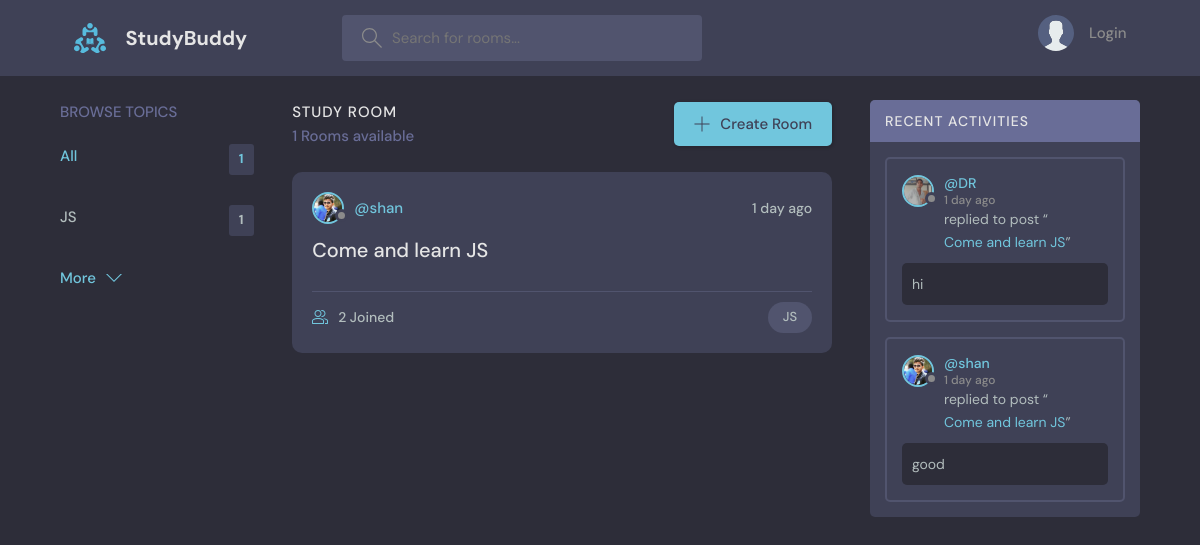
Before: / with the older database file.
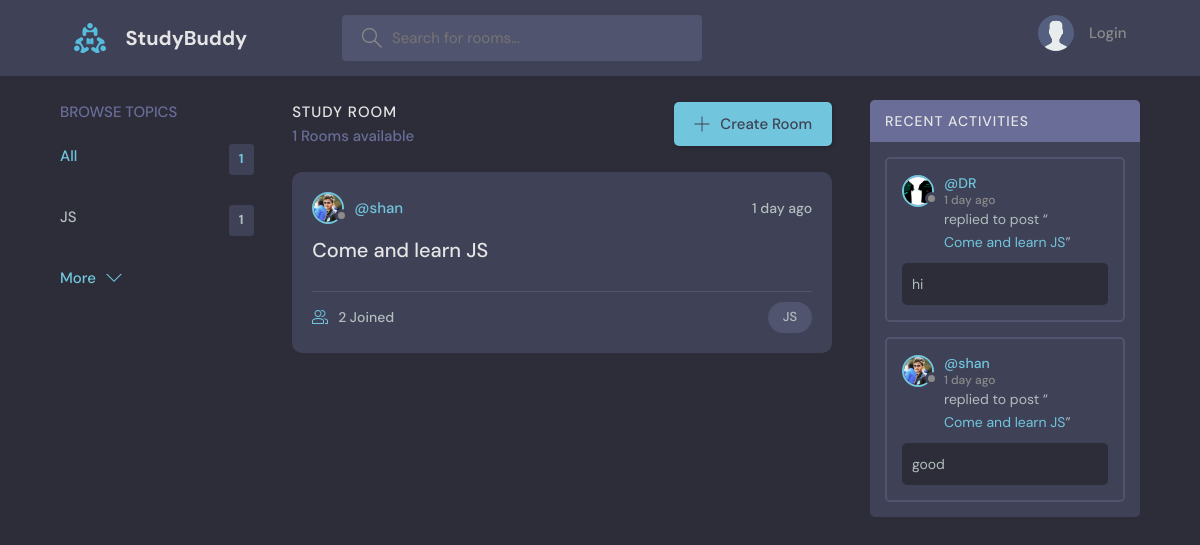
After: the same page with the newer database file.
### test_app/models.py (models this page shows, shortened)
class Message(models.Model):
    user = models.ForeignKey(User, on_delete=models.CASCADE)
    room = models.ForeignKey(Room, on_delete=models.CASCADE)
    body = models.TextField()
    updated = models.DateTimeField(auto_now=True)
    created = models.DateTimeField(auto_now_add=True)
    class Meta:
        ordering = ['-updated','-created']

class User(AbstractUser):
    name = models.CharField(max_length=200, null=True)
    email = models.EmailField(unique=True, null= True)
    bio =models.TextField(null=True)
    avatar= models.ImageField(null=True, default="avatar.svg")
    USERNAME_FIELD = 'email'
    REQUIRED_FIELDS = []

class Room(models.Model):
    host = models.ForeignKey(User, on_delete=models.SET_NULL, null=True)
    topic = models.ForeignKey(Topic, on_delete=models.SET_NULL, null=True)
    name = models.CharField(max_length=200)
    description = models.TextField(null=True, blank=True)
    participants = models.ManyToManyField(User, related_name='participants', blank=True)
    updated = models.DateTimeField(auto_now=True)
    created = models.DateTimeField(auto_now_add=True)
    class Meta:
        ordering = ['-updated','-created']
    def __str__(self):
        return self.name

### test_app/views.py (the view)
# urls.py: 2. Add a URL to urlpatterns:  path('', views.home, name='home')
def home(request):
    q = request.GET.get('q') if request.GET.get('q') != None else ''
    rooms = Room.objects.filter(
        Q(topic__name__icontains=q) |
        Q(name__icontains=q) |
    Q(description__icontains=q)
    )
    topics = Topic.objects.all()[0:5]
    room_count= rooms.count()
    room_messages= Message.objects.filter(Q(room__topic__name__icontains=q))
    context = {'rooms':rooms, 'topics': topics, 'room_count': room_count,'room_messages':room_messages}
    return render(request, 'test_app/home.html', context)

### test_app/templates/test_app/home.html (shortened to what this page needs)
{% extends "main.html" %} {% block content %}
<main class="layout layout--3">
  <div class="container">
    {% include 'test_app/topic_components.html' %}
    <div class="roomList">
      <div class="roomList__header">
        <div>
          <h2>Study Room</h2>
          <p>{{room_count}} Rooms available</p>
        </div>
        <a class="btn btn--main" href="{% url 'create-room' %}">
          <svg
            version="1.1"
            xmlns="http://www.w3.org/2000/svg"
            width="32"
            height="32"
            viewBox="0 0 32 32"
          >
            <title>add</title>
            <path
              d="M16.943 0.943h-1.885v14.115h-14.115v1.885h14.115v14.115h1.885v-14.115h14.115v-1.885h-14.115v-14.115z"
            ></path>
          </svg>
          Create Room
        </a>
      </div>
      {% include "test_app/feed_components.html" %}
    </div>
    <div>{% include "test_app/activity_components.html" %}</div>
  </div>
</main>
{% endblock content %}

### test_app/templates/test_app/activity_components.html (shortened to what this page needs)
<div class="activities">
  <div class="activities__header">
    <h2>Recent Activities</h2>
  </div>
  {% for message in room_messages %}
  <div class="activities__box">
    <div class="activities__boxHeader roomListRoom__header">
      <a
        href="{% url 'user-profile' message.user.id %}"
        class="roomListRoom__author"
      >
        <div class="avatar avatar--small">
          <img src="{{message.user.avatar.url}}" />
        </div>
        <p>
          @{{message.user.username}}
          <span>{{message.created|timesince}} ago</span>
        </p>
      </a>
    </div>
    <div class="activities__boxContent">
      <p>
        replied to post “<a href="{% url 'room' message.room.id %}"
          >{{message.room}}</a
        >”
      </p>
      <div class="activities__boxRoomContent">{{message.body}}</div>
    </div>
  </div>
  {% endfor %}
</div>

Changed rows visible on the page:
changed through a linked row, Message "hi": user.avatar: a different picture
